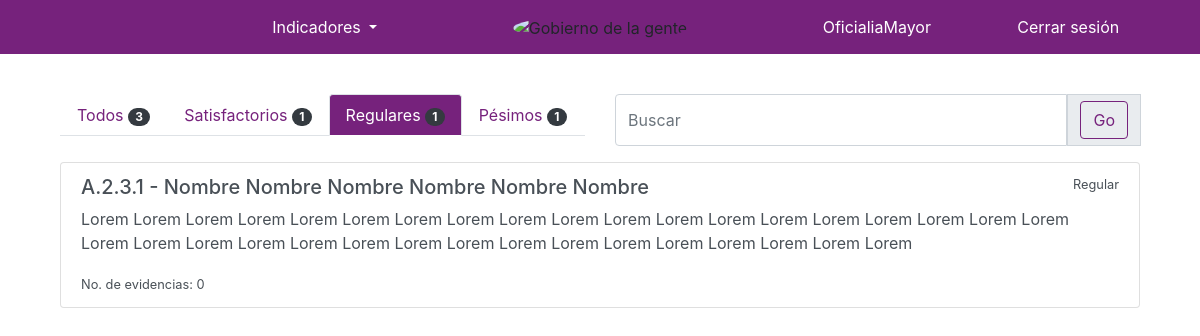
Screenshot of /indicadores/regular/ (signed in) with the database file from the repository.
### indicadores/models.py (models this page shows)
class Indicador(models.Model):
    indicador = models.CharField(max_length=10)
    nombre = models.TextField()
    descripcion = models.TextField(blank=True, null=True)
    nivel = models.CharField(max_length=15, choices=choices_nivel, blank=True, null=True)
    dimension = models.CharField(max_length=144, blank=True, null=True)
    criterios_evaluacion = models.TextField(blank=True, null=True)
    area = models.ForeignKey(User, related_name='indicadores', on_delete=models.CASCADE)
    status = models.CharField(max_length=15, choices=choices_status)
    created = models.DateTimeField(auto_now_add=True)
    updated = models.DateTimeField(auto_now=True)
    def __str__(self):
        return self.indicador + ' - ' + self.nombre

### indicadores/views.py (the view)
# urls.py: path('regular/', RegularList.as_view(), name="regular"),
class RegularList(views.View):
    def get(self, request):
        print("LLEGO A AMARILLO")
        template_name = "indicadores/indicador_list.html"
        q = request.GET.get('q')
        indicadores = Indicador.objects.filter(area=request.user, status="Regular")
        print(q)
        if q:
            indicadores = Indicador.objects.filter(Q(area=request.user),
                                                   Q(status="Regular"),
                                                   Q(nombre__icontains=q) |
                                                   Q(indicador__icontains=q) |
                                                   Q(descripcion__icontains=q)).distinct()
        print(indicadores)
        total = len(Indicador.objects.filter(area=request.user))
        verde = len(Indicador.objects.filter(area=request.user, status="Satisfactorio"))
        amarillo = len(Indicador.objects.filter(area=request.user, status="Regular"))
        rojo = len(Indicador.objects.filter(area=request.user, status="Pésimo"))
        context = {'indicadores': indicadores,
                   'tab': 'yellow',
                   'total': total,
                   'verde': verde,
                   'amarillo': amarillo,
                   'rojo': rojo
                   }
        return render(request, template_name, context)

### indicadores/templates/indicadores/indicador_list.html (shortened to what this page needs)
{% extends 'base.html' %}
{% load static %}
{% block content %}
    <div class="container">
        <div class="row">
            <div class="col-md-6">
                <ul class="nav nav-tabs d-flex justify-content-start margin-bottom-small">
              <li class="nav-item">
                <a class="nav-link {% if tab == "all" %} active {% endif %}" href="{% url 'indicadores:list' %}">Todos
                <span class="badge badge-pill badge-dark">{{ total }}</span></a>
              </li>
              <li class="nav-item">
                <a class="nav-link {% if tab == "green" %} active {% endif %}" href="{% url 'indicadores:satisfactorio' %}">Satisfactorios
                <span class="badge badge-pill badge-dark">{{ verde }}</span></a>
              </li>
              <li class="nav-item">
                <a class="nav-link {% if tab == "yellow" %} active {% endif %}" href="{% url 'indicadores:regular' %}">Regulares
                <span class="badge badge-pill badge-dark">{{ amarillo }}</span></a>
              </li>
              <li class="nav-item">
                <a class="nav-link {% if tab == "red" %} active {% endif %}" href="{% url 'indicadores:pesimo' %}">Pésimos
                <span class="badge badge-pill badge-dark">{{ rojo }}</span></a>
              </li>
            </ul>
            </div>
            <div class="col-md-6">
                    {% if tab == "all" %}
                        <form action="{% url 'indicadores:list' %}"
                    {% elif tab == "green" %}
                        <form action="{% url 'indicadores:satisfactorio' %}"
                    {% elif tab == "yellow" %}
                        <form action="{% url 'indicadores:regular' %}"
                    {% else %}
                        <form action="{% url 'indicadores:pesimo' %}"
                    {% endif %}
                    method="get" class="d-flex flex-row">
                        <div class="input-group mb-3">
                            <input type="text" class="form-control" placeholder="Buscar" name="q" value="{{ request.GET.q }}" aria-label="Nombre de Usuario" aria-describedby="basic-addon1" >
                            <div class="input-group-prepend">
                                <span class="input-group-text" id="basic-addon1">
                                   <input class="btn btn-outline-primary " type="submit" name="submit" value="Go">
                                </span>
                            </div>
                        </div>
                </form>
            </div>
        </div>
        <div class="row">
            <div class="col-md-12">
                <div class="list-group">
                    {% for indicador in indicadores %}
                        <a href="#" class="list-group-item margin-bottom-small list-group-item-action flex-column aligm-items-start
                          {% if indicador.status == 'Satisfactorio' %}
                          green-hover
                          {% elif indicador.status == 'Regular' %}
                           yellow-hover
                            {% else %}
                            red-hover
                            {% endif %}">
                            <div class="d-flex justify-content-between">
                                <h5>{{ indicador }}</h5>
                                <small>{{ indicador.status }}</small>
                            </div>
                            <p>{{ indicador.descripcion }}</p>
                            <small> No. de evidencias: {{ indicador.evidencias.count }}</small>
                        </a>
                    {% endfor %}
                </div>
            </div>
        </div>
    </div>
{% endblock %}

### templates/base.html (shortened to what this page needs)
{% load static %}
<!DOCTYPE html>
<html lang="en">
  <head>
    <link rel="stylesheet" href="https://maxcdn.bootstrapcdn.com/bootstrap/4.0.0/css/bootstrap.min.css">
    <link href="{% static '/open-iconic/font/css/open-iconic-bootstrap.css' %}" rel="stylesheet">
    <link rel="stylesheet" href="{% static 'css/styles.css' %}">
  </head>
  <body>
    <nav class="navbar navbar-expand-lg navbar-light background-primary justify-content-around" style="max-height:80px !important;">
     <div class="col-lg-4 text-right">
        <div class="dropdown">
          <a class="btn dropdown-toggle color-accent" role="button" id="dropdownMenuLink" data-toggle="dropdown" aria-haspopup="true" aria-expanded="false">
            Indicadores
          </a>
        </div>
      </div>
      <div class="col-lg-4 text-center">
        <img src="{%static 'images/logo.jpg'%}" alt="Gobierno de la gente" class="logo-img">
      </div>
      {% if request.user.is_authenticated %}
        <div class="col-md-2 text-left">
          <a class="btn color-accent" href="{% url 'dashboard' %}">{{ request.user.username }}</a>
        </div>
        <div class="col-md-2 text-left">
          <a class="btn color-accent" href="{% url 'logout' %}">Cerrar sesión</a>
        </div>
      {% else %}
        <div class="col-md-4 text-left">
          <a class="btn color-accent" href="{% url 'login' %}">Iniciar sesión</a>
        </div>
      {% endif %}
    </nav>
    <div class="container paddings-vertical">
      {% block content %}
      {% endblock content %}
    </div>
  </body>
</html>

### static/css/styles.css (style rules this page uses)
.logo-img { width: 7vw; border-radius: 50%; }
.background-primary { background: #76227c !important; }
.color-accent { color: #fff !important; }
.paddings-vertical { padding-top: 5vh !important; padding-bottom: 5vh !important; }
.margin-bottom-small { margin-bottom: 2vh !important; }
.btn-outline-primary { color: #76227c; background-color: transparent; background-image: none; border-color: #76227c; }
.active { background-color: #76227c !important; color: #FFFFFF !important; }
.nav-item > a { color: #76227c !important; }
.nav-item > a.active { color: #FFFFFF !important; }

### rows the page displays
Indicador: indicador+nombre "A.2.3.1 - Nombre Nombre Nombre Nombre Nombre Nombre", status "Regular", descripcion "Lorem Lorem Lorem Lorem Lorem Lorem Lorem Lorem Lorem Lorem Lorem Lorem Lorem Lorem Lorem Lorem Lorem Lorem Lorem Lorem Lorem Lorem Lorem Lorem Lorem Lorem Lorem Lorem Lorem Lorem Lorem Lorem Lorem Lorem Lorem", evidencias.count "0"

### other values shown
{{ request.user.username }} "OficialiaMayor"
{{ total }} "3"
{{ verde }} "1"
{{ amarillo }} "1"
{{ rojo }} "1"
